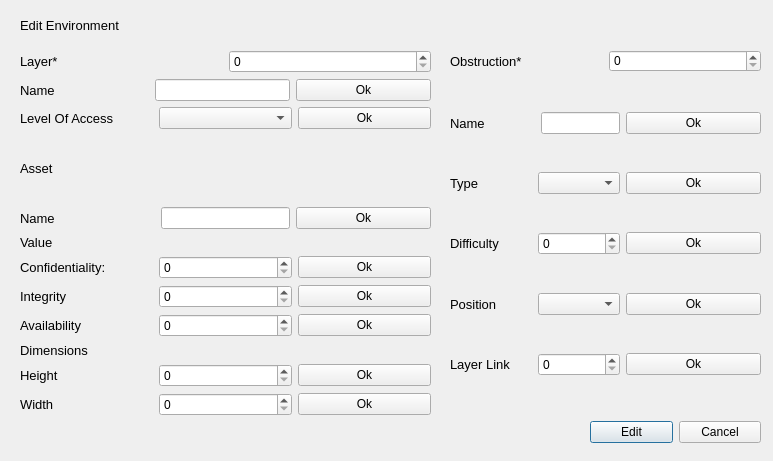
<?xml version="1.0" encoding="UTF-8"?>
<ui version="4.0">
 <class>updateLayer</class>
 <widget class="QDialog" name="updateLayer">
  <property name="geometry">
   <rect>
    <x>0</x>
    <y>0</y>
    <width>773</width>
    <height>461</height>
   </rect>
  </property>
  <property name="windowTitle">
   <string>Update Environment</string>
  </property>
  <widget class="QLabel" name="label_5">
   <property name="geometry">
    <rect>
     <x>20</x>
     <y>10</y>
     <width>161</width>
     <height>31</height>
    </rect>
   </property>
   <property name="font">
    <font>
     <pointsize>10</pointsize>
    </font>
   </property>
   <property name="text">
    <string>Edit Environment</string>
   </property>
  </widget>
  <widget class="QWidget" name="">
   <property name="geometry">
    <rect>
     <x>590</x>
     <y>420</y>
     <width>171</width>
     <height>25</height>
    </rect>
   </property>
   <layout class="QHBoxLayout" name="horizontalLayout_2">
    <item>
     <widget class="QPushButton" name="updateBtn">
      <property name="text">
       <string>Edit</string>
      </property>
     </widget>
    </item>
    <item>
     <widget class="QPushButton" name="cancelBtn">
      <property name="text">
       <string>Cancel</string>
      </property>
     </widget>
    </item>
   </layout>
  </widget>
  <widget class="QWidget" name="">
   <property name="geometry">
    <rect>
     <x>20</x>
     <y>50</y>
     <width>411</width>
     <height>366</height>
    </rect>
   </property>
   <layout class="QVBoxLayout" name="verticalLayout">
    <item>
     <layout class="QHBoxLayout" name="horizontalLayout">
      <item>
       <widget class="QLabel" name="label">
        <property name="font">
         <font>
          <pointsize>10</pointsize>
         </font>
        </property>
        <property name="text">
         <string>Layer*</string>
        </property>
       </widget>
      </item>
      <item>
       <widget class="QSpinBox" name="update_layer_num_btn"/>
      </item>
     </layout>
    </item>
    <item>
     <layout class="QHBoxLayout" name="horizontalLayout_4">
      <item>
       <widget class="QLabel" name="label_6">
        <property name="font">
         <font>
          <pointsize>10</pointsize>
         </font>
        </property>
        <property name="text">
         <string>Name</string>
        </property>
       </widget>
      </item>
      <item>
       <spacer name="horizontalSpacer">
        <property name="orientation">
         <enum>Qt::Horizontal</enum>
        </property>
        <property name="sizeType">
         <enum>QSizePolicy::Maximum</enum>
        </property>
        <property name="sizeHint" stdset="0">
         <size>
          <width>94</width>
          <height>20</height>
         </size>
        </property>
       </spacer>
      </item>
      <item>
       <widget class="QLineEdit" name="lineEdit"/>
      </item>
      <item>
       <widget class="QPushButton" name="updateLayerNameBtn">
        <property name="minimumSize">
         <size>
          <width>135</width>
          <height>0</height>
         </size>
        </property>
        <property name="text">
         <string>Ok</string>
        </property>
       </widget>
      </item>
     </layout>
    </item>
    <item>
     <layout class="QHBoxLayout" name="horizontalLayout_3">
      <item>
       <widget class="QLabel" name="label_7">
        <property name="font">
         <font>
          <pointsize>10</pointsize>
         </font>
        </property>
        <property name="text">
         <string>Level Of Access</string>
        </property>
       </widget>
      </item>
      <item>
       <widget class="QComboBox" name="comboBox"/>
      </item>
      <item>
       <widget class="QPushButton" name="updateAccessLayerBtn">
        <property name="text">
         <string>Ok</string>
        </property>
       </widget>
      </item>
     </layout>
    </item>
    <item>
     <layout class="QVBoxLayout" name="verticalLayout_3">
      <item>
       <widget class="QLabel" name="label_3">
        <property name="font">
         <font>
          <pointsize>10</pointsize>
         </font>
        </property>
        <property name="text">
         <string>Asset</string>
        </property>
       </widget>
      </item>
      <item>
       <layout class="QHBoxLayout" name="horizontalLayout_11">
        <item>
         <widget class="QLabel" name="label_11">
          <property name="font">
           <font>
            <pointsize>10</pointsize>
           </font>
          </property>
          <property name="text">
           <string>Name</string>
          </property>
         </widget>
        </item>
        <item>
         <spacer name="horizontalSpacer_3">
          <property name="orientation">
           <enum>Qt::Horizontal</enum>
          </property>
          <property name="sizeType">
           <enum>QSizePolicy::Minimum</enum>
          </property>
          <property name="sizeHint" stdset="0">
           <size>
            <width>100</width>
            <height>20</height>
           </size>
          </property>
         </spacer>
        </item>
        <item>
         <widget class="QLineEdit" name="lineEdit_2"/>
        </item>
        <item>
         <widget class="QPushButton" name="updateAssetNamebtn">
          <property name="minimumSize">
           <size>
            <width>135</width>
            <height>0</height>
           </size>
          </property>
          <property name="text">
           <string>Ok</string>
          </property>
         </widget>
        </item>
       </layout>
      </item>
      <item>
       <layout class="QVBoxLayout" name="verticalLayout_4">
        <item>
         <widget class="QLabel" name="label_10">
          <property name="font">
           <font>
            <pointsize>10</pointsize>
           </font>
          </property>
          <property name="text">
           <string>Value</string>
          </property>
         </widget>
        </item>
        <item>
         <layout class="QHBoxLayout" name="horizontalLayout_8">
          <item>
           <widget class="QLabel" name="label_12">
            <property name="font">
             <font>
              <pointsize>10</pointsize>
             </font>
            </property>
            <property name="text">
             <string>Confidentiality:</string>
            </property>
           </widget>
          </item>
          <item>
           <widget class="QSpinBox" name="spinBox_5"/>
          </item>
          <item>
           <widget class="QPushButton" name="updateVC_Btn">
            <property name="text">
             <string>Ok</string>
            </property>
           </widget>
          </item>
         </layout>
        </item>
        <item>
         <layout class="QHBoxLayout" name="horizontalLayout_9">
          <item>
           <widget class="QLabel" name="label_13">
            <property name="font">
             <font>
              <pointsize>10</pointsize>
             </font>
            </property>
            <property name="text">
             <string>Integrity</string>
            </property>
           </widget>
          </item>
          <item>
           <widget class="QSpinBox" name="spinBox_7"/>
          </item>
          <item>
           <widget class="QPushButton" name="updateVI_Btn">
            <property name="text">
             <string>Ok</string>
            </property>
           </widget>
          </item>
         </layout>
        </item>
        <item>
         <layout class="QHBoxLayout" name="horizontalLayout_10">
          <item>
           <widget class="QLabel" name="label_14">
            <property name="font">
             <font>
              <pointsize>10</pointsize>
             </font>
            </property>
            <property name="text">
             <string>Availability</string>
            </property>
           </widget>
          </item>
          <item>
           <widget class="QSpinBox" name="spinBox_6"/>
          </item>
          <item>
           <widget class="QPushButton" name="updateVA_Btn">
            <property name="text">
             <string>Ok</string>
            </property>
           </widget>
          </item>
         </layout>
        </item>
        <item>
         <layout class="QVBoxLayout" name="verticalLayout_2">
          <item>
           <widget class="QLabel" name="label_4">
            <property name="font">
             <font>
              <pointsize>10</pointsize>
             </font>
            </property>
            <property name="text">
             <string>Dimensions</string>
            </property>
           </widget>
          </item>
          <item>
           <layout class="QHBoxLayout" name="horizontalLayout_7">
            <item>
             <widget class="QLabel" name="label_8">
              <property name="font">
               <font>
                <pointsize>10</pointsize>
               </font>
              </property>
              <property name="text">
               <string>Height</string>
              </property>
             </widget>
            </item>
            <item>
             <widget class="QSpinBox" name="spinBox_4"/>
            </item>
            <item>
             <widget class="QPushButton" name="updateHeightBtn">
              <property name="text">
               <string>Ok</string>
              </property>
             </widget>
            </item>
           </layout>
          </item>
          <item>
           <layout class="QHBoxLayout" name="horizontalLayout_6">
            <item>
             <widget class="QLabel" name="label_9">
              <property name="font">
               <font>
                <pointsize>10</pointsize>
               </font>
              </property>
              <property name="text">
               <string>Width</string>
              </property>
             </widget>
            </item>
            <item>
             <widget class="QSpinBox" name="spinBox_3"/>
            </item>
            <item>
             <widget class="QPushButton" name="updateWidthBtn">
              <property name="text">
               <string>Ok</string>
              </property>
             </widget>
            </item>
           </layout>
          </item>
         </layout>
        </item>
       </layout>
      </item>
     </layout>
    </item>
   </layout>
  </widget>
  <widget class="QWidget" name="">
   <property name="geometry">
    <rect>
     <x>450</x>
     <y>50</y>
     <width>311</width>
     <height>22</height>
    </rect>
   </property>
   <layout class="QHBoxLayout" name="horizontalLayout_5">
    <item>
     <widget class="QLabel" name="label_2">
      <property name="font">
       <font>
        <pointsize>10</pointsize>
       </font>
      </property>
      <property name="text">
       <string>Obstruction*</string>
      </property>
     </widget>
    </item>
    <item>
     <widget class="QSpinBox" name="obs_num_btn"/>
    </item>
   </layout>
  </widget>
  <widget class="QWidget" name="">
   <property name="geometry">
    <rect>
     <x>450</x>
     <y>80</y>
     <width>311</width>
     <height>331</height>
    </rect>
   </property>
   <layout class="QVBoxLayout" name="verticalLayout_5">
    <item>
     <layout class="QHBoxLayout" name="horizontalLayout_12">
      <item>
       <widget class="QLabel" name="label_15">
        <property name="font">
         <font>
          <pointsize>10</pointsize>
         </font>
        </property>
        <property name="text">
         <string>Name</string>
        </property>
       </widget>
      </item>
      <item>
       <spacer name="horizontalSpacer_2">
        <property name="orientation">
         <enum>Qt::Horizontal</enum>
        </property>
        <property name="sizeHint" stdset="0">
         <size>
          <width>80</width>
          <height>20</height>
         </size>
        </property>
       </spacer>
      </item>
      <item>
       <widget class="QLineEdit" name="lineEdit_3"/>
      </item>
      <item>
       <widget class="QPushButton" name="updateObsNameBtn">
        <property name="minimumSize">
         <size>
          <width>135</width>
          <height>0</height>
         </size>
        </property>
        <property name="text">
         <string>Ok</string>
        </property>
       </widget>
      </item>
     </layout>
    </item>
    <item>
     <layout class="QHBoxLayout" name="horizontalLayout_16">
      <item>
       <widget class="QLabel" name="label_16">
        <property name="font">
         <font>
          <pointsize>10</pointsize>
         </font>
        </property>
        <property name="text">
         <string>Type</string>
        </property>
       </widget>
      </item>
      <item>
       <widget class="QComboBox" name="comboBox_3"/>
      </item>
      <item>
       <widget class="QPushButton" name="updateTypeBtn">
        <property name="minimumSize">
         <size>
          <width>135</width>
          <height>0</height>
         </size>
        </property>
        <property name="text">
         <string>Ok</string>
        </property>
       </widget>
      </item>
     </layout>
    </item>
    <item>
     <layout class="QHBoxLayout" name="horizontalLayout_14">
      <item>
       <widget class="QLabel" name="label_18">
        <property name="font">
         <font>
          <pointsize>10</pointsize>
         </font>
        </property>
        <property name="text">
         <string>Difficulty</string>
        </property>
       </widget>
      </item>
      <item>
       <widget class="QSpinBox" name="spinBox_9"/>
      </item>
      <item>
       <widget class="QPushButton" name="updateDiffBtn">
        <property name="minimumSize">
         <size>
          <width>135</width>
          <height>0</height>
         </size>
        </property>
        <property name="text">
         <string>Ok</string>
        </property>
       </widget>
      </item>
     </layout>
    </item>
    <item>
     <layout class="QHBoxLayout" name="horizontalLayout_15">
      <item>
       <widget class="QLabel" name="label_19">
        <property name="font">
         <font>
          <pointsize>10</pointsize>
         </font>
        </property>
        <property name="text">
         <string>Position</string>
        </property>
       </widget>
      </item>
      <item>
       <widget class="QComboBox" name="comboBox_2"/>
      </item>
      <item>
       <widget class="QPushButton" name="updatePositionBtn">
        <property name="minimumSize">
         <size>
          <width>135</width>
          <height>0</height>
         </size>
        </property>
        <property name="text">
         <string>Ok</string>
        </property>
       </widget>
      </item>
     </layout>
    </item>
    <item>
     <layout class="QHBoxLayout" name="horizontalLayout_13">
      <item>
       <widget class="QLabel" name="label_17">
        <property name="font">
         <font>
          <pointsize>10</pointsize>
         </font>
        </property>
        <property name="text">
         <string>Layer Link</string>
        </property>
       </widget>
      </item>
      <item>
       <widget class="QSpinBox" name="spinBox_8"/>
      </item>
      <item>
       <widget class="QPushButton" name="updateLayerLinkBtn">
        <property name="minimumSize">
         <size>
          <width>135</width>
          <height>0</height>
         </size>
        </property>
        <property name="text">
         <string>Ok</string>
        </property>
       </widget>
      </item>
     </layout>
    </item>
   </layout>
  </widget>
 </widget>
 <resources/>
 <connections/>
</ui>
